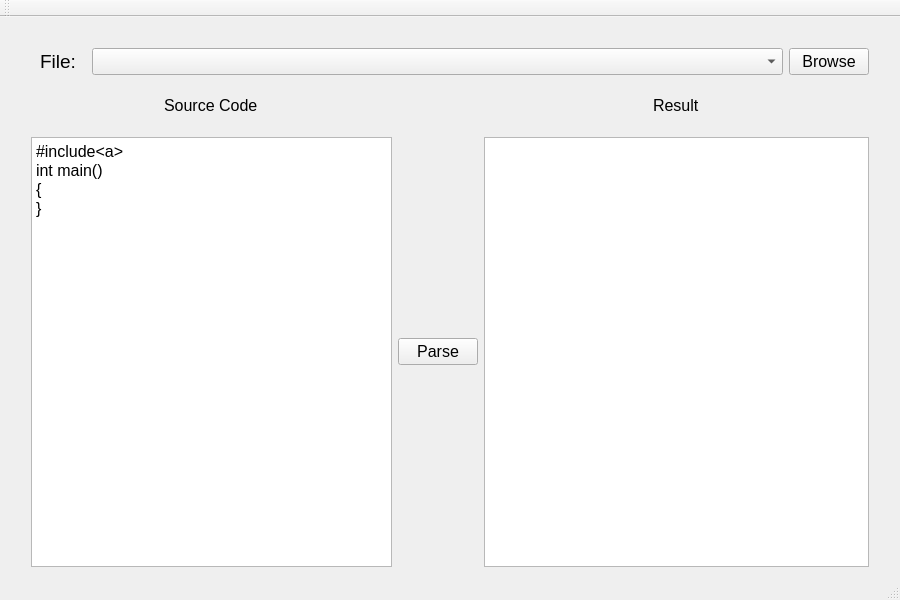
<?xml version="1.0" encoding="UTF-8"?>
<ui version="4.0">
 <class>MainWindow</class>
 <widget class="QMainWindow" name="MainWindow">
  <property name="geometry">
   <rect>
    <x>0</x>
    <y>0</y>
    <width>900</width>
    <height>600</height>
   </rect>
  </property>
  <property name="windowTitle">
   <string>Simple C++ Compiler</string>
  </property>
  <widget class="QWidget" name="centralWidget">
   <layout class="QGridLayout" name="gridLayout">
    <item row="1" column="1" alignment="Qt::AlignHCenter|Qt::AlignVCenter">
     <widget class="QLabel" name="label">
      <property name="font">
       <font>
        <pointsize>14</pointsize>
       </font>
      </property>
      <property name="text">
       <string>File:</string>
      </property>
     </widget>
    </item>
    <item row="1" column="2" colspan="11" alignment="Qt::AlignVCenter">
     <widget class="QComboBox" name="fileName">
      <property name="font">
       <font>
        <pointsize>12</pointsize>
       </font>
      </property>
     </widget>
    </item>
    <item row="1" column="13" alignment="Qt::AlignHCenter|Qt::AlignVCenter">
     <widget class="QPushButton" name="btnOpen">
      <property name="sizePolicy">
       <sizepolicy hsizetype="Minimum" vsizetype="Fixed">
        <horstretch>0</horstretch>
        <verstretch>0</verstretch>
       </sizepolicy>
      </property>
      <property name="sizeIncrement">
       <size>
        <width>0</width>
        <height>0</height>
       </size>
      </property>
      <property name="font">
       <font>
        <pointsize>12</pointsize>
       </font>
      </property>
      <property name="text">
       <string>Browse</string>
      </property>
     </widget>
    </item>
    <item row="2" column="1" colspan="6" alignment="Qt::AlignHCenter|Qt::AlignVCenter">
     <widget class="QLabel" name="label_2">
      <property name="font">
       <font>
        <pointsize>12</pointsize>
       </font>
      </property>
      <property name="text">
       <string>Source Code</string>
      </property>
     </widget>
    </item>
    <item row="2" column="8" colspan="6" alignment="Qt::AlignHCenter|Qt::AlignVCenter">
     <widget class="QLabel" name="label_3">
      <property name="font">
       <font>
        <pointsize>12</pointsize>
       </font>
      </property>
      <property name="text">
       <string>Result</string>
      </property>
     </widget>
    </item>
    <item row="3" column="1" colspan="6">
     <widget class="CodeEditor" name="codeTextEdit">
      <property name="font">
       <font>
        <pointsize>12</pointsize>
       </font>
      </property>
      <property name="horizontalScrollBarPolicy">
       <enum>Qt::ScrollBarAsNeeded</enum>
      </property>
      <property name="sizeAdjustPolicy">
       <enum>QAbstractScrollArea::AdjustToContents</enum>
      </property>
      <property name="lineWrapMode">
       <enum>QPlainTextEdit::NoWrap</enum>
      </property>
      <property name="plainText">
       <string>#include&lt;a&gt;
int main()
{
}
</string>
      </property>
     </widget>
    </item>
    <item row="3" column="7" alignment="Qt::AlignHCenter|Qt::AlignVCenter">
     <widget class="QPushButton" name="btnParse">
      <property name="font">
       <font>
        <pointsize>12</pointsize>
       </font>
      </property>
      <property name="text">
       <string>Parse</string>
      </property>
     </widget>
    </item>
    <item row="3" column="8" colspan="6">
     <widget class="QListWidget" name="resultList">
      <property name="font">
       <font>
        <pointsize>12</pointsize>
       </font>
      </property>
     </widget>
    </item>
    <item row="1" column="0">
     <spacer name="horizontalSpacer">
      <property name="orientation">
       <enum>Qt::Horizontal</enum>
      </property>
      <property name="sizeType">
       <enum>QSizePolicy::Fixed</enum>
      </property>
      <property name="sizeHint" stdset="0">
       <size>
        <width>20</width>
        <height>20</height>
       </size>
      </property>
     </spacer>
    </item>
    <item row="1" column="14">
     <spacer name="horizontalSpacer_2">
      <property name="orientation">
       <enum>Qt::Horizontal</enum>
      </property>
      <property name="sizeType">
       <enum>QSizePolicy::Fixed</enum>
      </property>
      <property name="sizeHint" stdset="0">
       <size>
        <width>20</width>
        <height>20</height>
       </size>
      </property>
     </spacer>
    </item>
    <item row="0" column="7">
     <spacer name="verticalSpacer">
      <property name="orientation">
       <enum>Qt::Vertical</enum>
      </property>
      <property name="sizeType">
       <enum>QSizePolicy::Fixed</enum>
      </property>
      <property name="sizeHint" stdset="0">
       <size>
        <width>20</width>
        <height>20</height>
       </size>
      </property>
     </spacer>
    </item>
    <item row="2" column="7">
     <spacer name="verticalSpacer_2">
      <property name="orientation">
       <enum>Qt::Vertical</enum>
      </property>
      <property name="sizeType">
       <enum>QSizePolicy::Fixed</enum>
      </property>
      <property name="sizeHint" stdset="0">
       <size>
        <width>20</width>
        <height>50</height>
       </size>
      </property>
     </spacer>
    </item>
   </layout>
  </widget>
  <widget class="QMenuBar" name="menuBar">
   <property name="geometry">
    <rect>
     <x>0</x>
     <y>0</y>
     <width>900</width>
     <height>21</height>
    </rect>
   </property>
  </widget>
  <widget class="QToolBar" name="mainToolBar">
   <attribute name="toolBarArea">
    <enum>TopToolBarArea</enum>
   </attribute>
   <attribute name="toolBarBreak">
    <bool>false</bool>
   </attribute>
  </widget>
  <widget class="QStatusBar" name="statusBar"/>
 </widget>
 <layoutdefault spacing="6" margin="11"/>
 <customwidgets>
  <customwidget>
   <class>CodeEditor</class>
   <extends>QPlainTextEdit</extends>
   <header>codeeditor.h</header>
  </customwidget>
 </customwidgets>
 <resources/>
 <connections/>
</ui>
